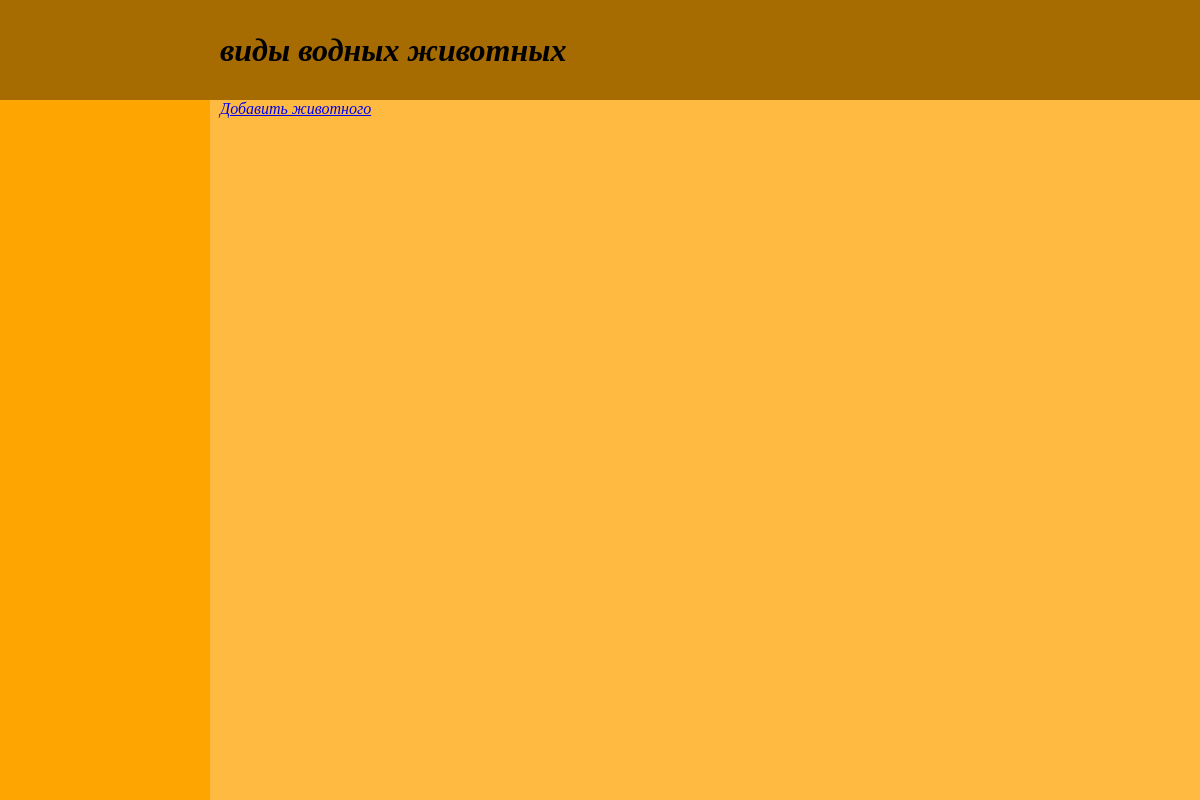
The page /water/ on the database as committed earlier.
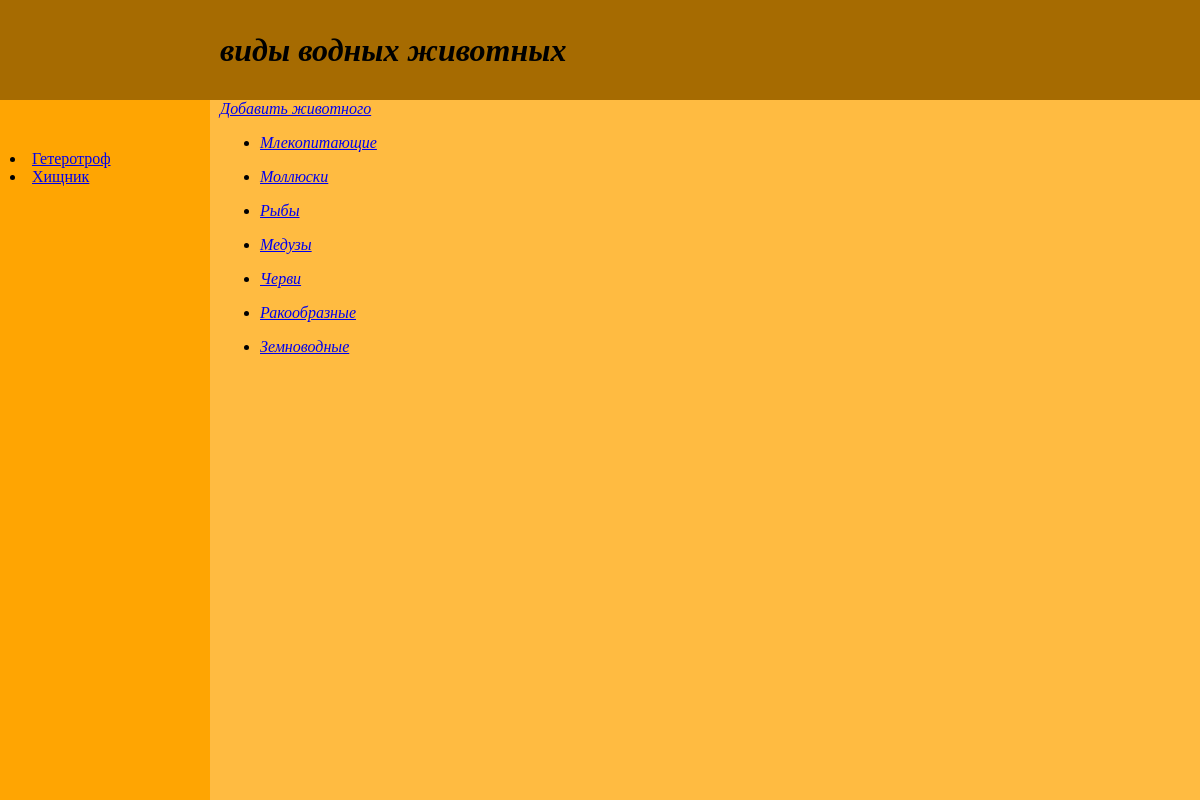
The same page on the database as committed later.
### water/models.py (models this page shows, shortened)
class Water_Kinds(models.Model):
    name = models.CharField(max_length=50, db_index=True,verbose_name="Класс")
    slug = models.SlugField(max_length=100, unique=True, db_index=True)

class WaterTags(models.Model):
    tag = models.CharField(max_length=100, db_index=True,verbose_name="Теги")
    slug = models.SlugField(max_length=255, unique=True, db_index=True)
    def get_absolute_url(self):
        return reverse('tag', kwargs={'water_tag_slug': self.slug})

### water/views.py (the view)
# urls.py: path('', views.index),
def index (request):
    data = {'title': 'Водные обитатели',
            'header': 'Виды водных животных',
            'data_inf': Water_Kinds.objects.all()}
    return render(request, 'water/water.html', data)

### water/templatetags/water_tags.py (called while the page is built)
@register.inclusion_tag('water/water_list_tags.html')
def show_water_tags():
    return {"tags_water" : WaterTags.objects.annotate(total=Count("tags")).filter(total__gt=0)}

### water/templates/water/water.html
{% extends 'base.html' %}
{% block load_tags %}
{% load water_tags %}
{% show_water_tags %}
{% endblock %}

### templates/base.html (shortened to what this page needs)
<!DOCTYPE html>
<html lang="en">
{% load static %}
<head>
    <link type="text/css" href="{% static 'css/all_pages/styles.css' %}" rel="stylesheet"/>
</head>
<body>
<div class ="header">
    <h1>{{header|lower}}</h1>
</div>
<div class = "content">
<a href="addpage/" class="button">Добавить животного</a>
<ul>
        {% for items in data_inf %}
        <li>
               <p><a href="{{items.slug}}/">{{items.name}}</a></p>
        </li>
        {% endfor %}
</ul>
</div>
<div class="sidebar">
{% block load_tags %} {% endblock %}
</div>
</body>
</html>

### water/templates/water/water_list_tags.html
{% for t in tags_water %}
        <li><a href="{{t.get_absolute_url}}">{{t.tag}}</a></li>
{% endfor %}

Rows that differ between the two databases and show on the page:
added Water_Kinds: name "Млекопитающие"
added Water_Kinds: name "Моллюски"
added Water_Kinds: name "Рыбы"
added Water_Kinds: name "Медузы"
added Water_Kinds: name "Черви"
added Water_Kinds: name "Ракообразные"
added Water_Kinds: name "Земноводные"
added WaterTags: tag "Гетеротроф"
added WaterTags: tag "Хищник"
